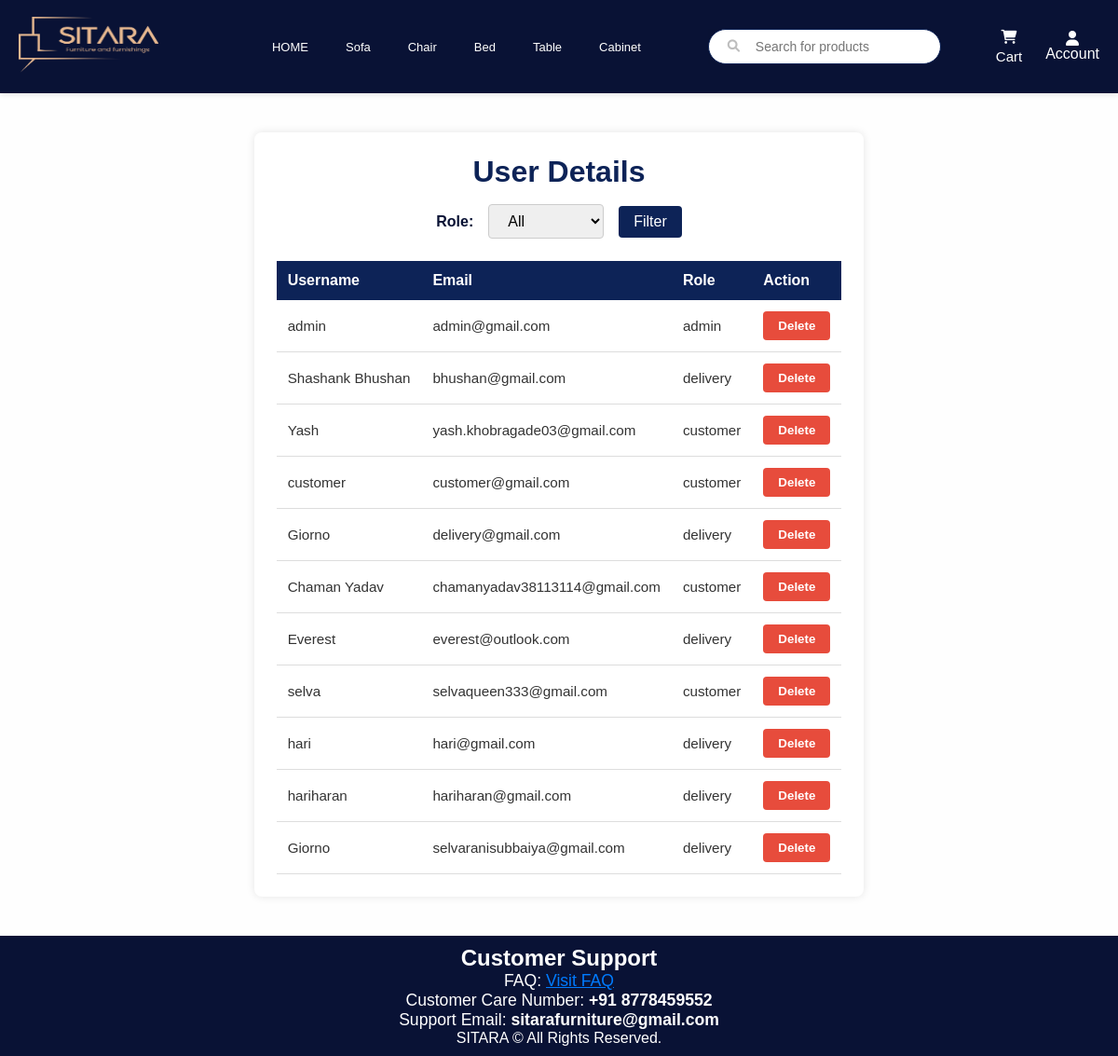
Before: /admin/user_details (signed in) with the older database file.
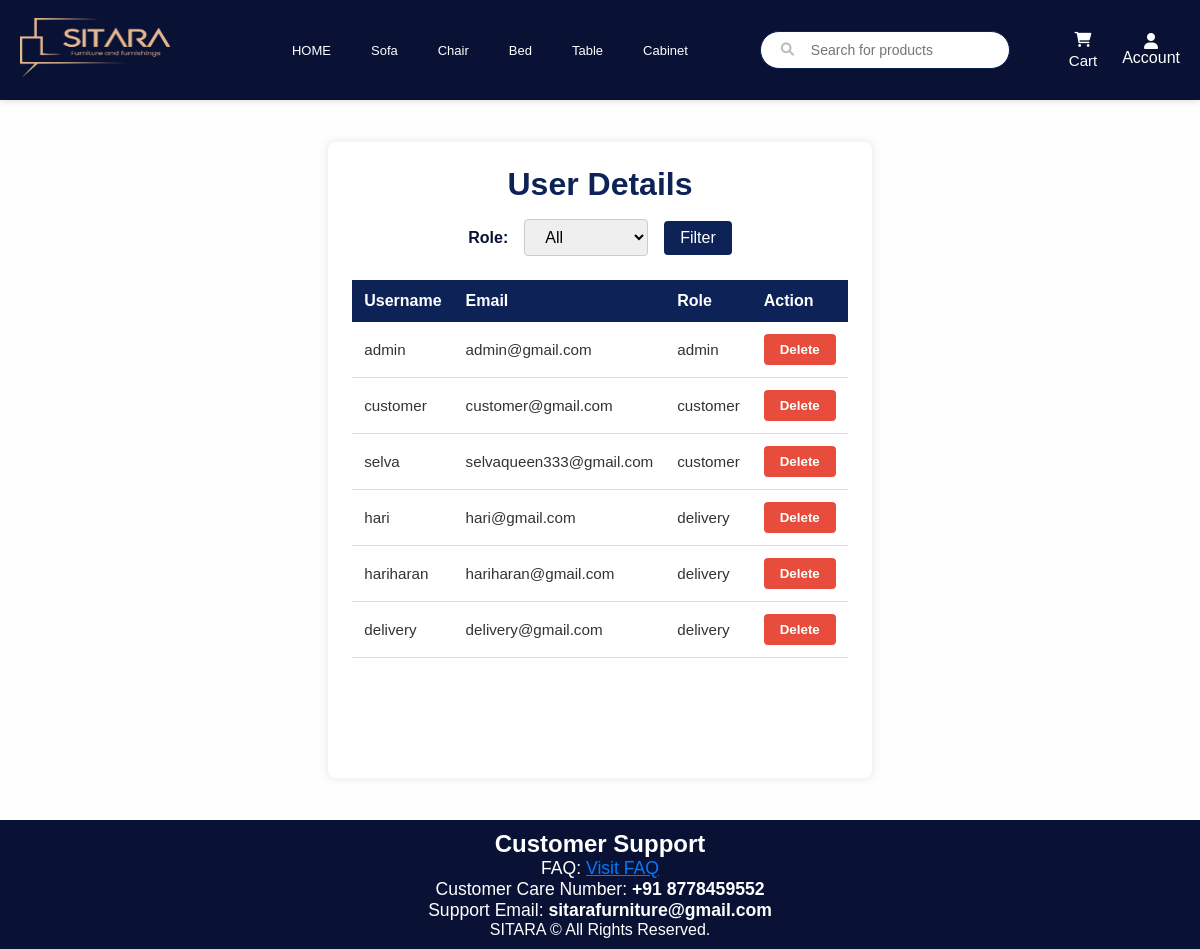
After: the same page with the newer database file.
### app/models.py (models this page shows, shortened)
class User(UserMixin, db.Model):
    id = db.Column(db.Integer, primary_key=True)
    username = db.Column(db.String(50), nullable=False)
    email = db.Column(db.String(100), unique=True, nullable=False)
    password = db.Column(db.String(255), nullable=False)
    role = db.Column(db.String(20), nullable=False)
    reset_token = db.Column(db.String(128), nullable=True)

### app/admin.py (the view)
@admin.route('/user_details', methods=['GET', 'POST'])
@restrict_to_admin()
def user_details():
    role_filter = request.args.get('role', '')
    location_filter = request.args.get('location', '')
    query = User.query
    if role_filter:
        query = query.filter_by(role=role_filter)
    if location_filter:
        query = query.filter(User.city.ilike(f"%{location_filter}%"))
    users = query.all()
    return render_template('user_details.html', users=users, role_filter=role_filter, location_filter=location_filter)

### app/utils.py (called while the page is built)
def restrict_to_admin():
    def decorator(f):
        @wraps(f)
        @login_required
        def decorated_function(*args, **kwargs):
            if current_user.role != "admin":
                flash("Access denied! Admins only.", "danger")
                return redirect(url_for("main.home"))
            return f(*args, **kwargs)
        return decorated_function
    return decorator

### app/templates/user_details.html (shortened to what this page needs)
<!DOCTYPE html>
<html lang="en">
<head>
</head>
<body>
  {% extends "home.html" %}
  {% block content %}
    <div class="container">
      <h1>User Details</h1>
      <form method="GET" action="{{ url_for('admin.user_details') }}" class="filter-form">
        <label for="role">Role:</label>
        <select name="role" id="role">
          <option value="">All</option>
        </select>
        <button type="submit">Filter</button>
      </form>
      <table>
        <thead>
          <tr>
            <th>Username</th>
            <th>Email</th>
            <th>Role</th>
            <th>Action</th>
          </tr>
        </thead>
        <tbody>
          {% for user in users %}
            <tr>
              <td>{{ user.username }}</td>
              <td>{{ user.email }}</td>
              <td>{{ user.role }}</td>
              <td>
                <form action="{{ url_for('admin.delete_user', email=user.email) }}" method="POST" onsubmit="return confirm('Are you sure you want to delete this user?');">
                  <button type="submit" class="btn btn-danger">Delete</button>
                </form>
              </td>
            </tr>
          {% endfor %}
        </tbody>
      </table>
    </div>
  {% endblock %}

### app/templates/home.html (shortened to what this page needs)
<!DOCTYPE html>
<html lang="en">
<head>
    <link rel="stylesheet" href="https://cdnjs.cloudflare.com/ajax/libs/font-awesome/6.0.0/css/all.min.css">
    <link rel="stylesheet" href="{{ url_for('static', filename='home.css') }}">
</head>
<body>
    <nav class="navbar">
        <div class="logo">
            <a href="/">
                <img src="{{ url_for('static', filename='videos/sitara logo.png') }}" alt="sitara logo" ">
            </a>
        </div>
    <nav class="categories-nav">
            <ul >
                <li><a href="/" class="{% if request.path == '/' %}active{% endif %}">HOME</a></li>
                <li><a href="{{ url_for('main.category_specific', category='sofa') }}" class="{% if request.path.startswith('/category/sofa') %}active{% endif %}">Sofa</a></li>
                <li><a href="{{ url_for('main.category_specific', category='chair') }}" class="{% if request.path.startswith('/category/chair') %}active{% endif %}">Chair</a></li>
                <li><a href="{{ url_for('main.category_specific', category='bed') }}" class="{% if request.path.startswith('/category/bed') %}active{% endif %}">Bed</a></li>
                <li><a href="{{ url_for('main.category_specific', category='table') }}" class="{% if request.path.startswith('/category/table') %}active{% endif %}">Table</a></li>
                <li><a href="{{ url_for('main.category_specific', category='cabinet') }}" class="{% if request.path.startswith('/category/cabinet') %}active{% endif %}">Cabinet</a></li>
            </ul>
        </nav>
            <div class="search-container">
                <form action="{{ url_for('main.search') }}" method="get">
                    <input type="text" name="q" placeholder="Search for products" value="{{ request.args.get('q', '') }}">
                    <button type="submit"><i class="fa fa-search"></i></button>
                </form>
            </div>
            <div class="navbar-buttons">
                <a href="{{ url_for('main.cart') }}" class="cart-btn">
                    <i class="fa-solid fa-cart-shopping"></i>
                    <span>Cart</span>
                </a>
                <div class="dropdown navbar-right">
                    <button class="dropbtn">
                    <i class="fa fa-user"></i>
                    <span> Account </span>
                    </button>
                </div>
            </div>
    </nav>
    <main>
        {% block content %}{% endblock %}
    </main>
    <footer>
        <section id="support">
            <h2 style="text-align: center;">Customer Support</h2>
            <p style="text-align: center; font-size: 1.1em;">FAQ: <a href="{{ url_for('main.faq') }}" style="color: #007bff;">Visit FAQ</a></p>
            <p style="text-align: center; font-size: 1.1em;">Customer Care Number: <span style="font-weight: bold;">+91 8778459552</span></p>
            <p style="text-align: center; font-size: 1.1em;">Support Email: <span style="font-weight: bold;">sitarafurniture@gmail.com</span></p>
        </section>
               <p>SITARA &copy; All Rights Reserved.</p>
</body>
</html>

### app/static/home.css (style rules this page uses)
* { margin: 0; padding-top: 0; box-sizing: border-box; }
body { margin: 0; padding: 0; background-color: #f4f4f4; color: #333; */ }
.logo img { height: 60px; width: 150px; mix-blend-mode: screen; }
main { min-height: 90vh; padding: 20px; margin-top: 100px; display: flex; justify-content: center; }
.categories-nav { background-color:#091235; display: flex; justify-content: center; flex-wrap: wrap; margin-right: -50px; }
.categories-nav ul { list-style: none; display: flex; justify-content: space-evenly; padding: 0.5rem; margin-bottom: 0px; gap: 40px; flex-wrap: wrap; }
.categories-nav li { display: flex; color: #fff; font-weight: 500; font-size: 13px; transition: color 0.3s ease; }
.categories-nav a { text-decoration: none; color: #fff; font-weight: 500; font-size: 13px; transition: color 0.3s ease; }
.navbar { position: fixed; top: 0; left: 0; width: 100%; height: 100px; z-index: 1000; background-color: #091235; display: flex; align-items: center; justify-content: space-between; padding: 10px 20px; box-shadow: 0px 2px 5px rgba(0, 0, 0, 0.1); }
.search-container { position: relative; display: flex; align-items: center; background-color: #091234; }
.search-container input { padding: 10px 15px; padding-left: 50px; border: 1px solid #0d2357; border-radius: 30px; width: 250px; outline: none; margin-right: -90px; font-size: 14px; }
.search-container button { position: absolute; left: 15px; top: 50%; transform: translateY(-50%); border: none; background: none; cursor: pointer; color:rgba(0, 0, 0, 0.26); }
.cart-btn, .wishlist-btn, .Account { text-decoration: none; color: white; gap: 5px; font-size: 15px; display: flex; flex-direction: column; align-items: center; justify-content: center; padding: 5px; transition: background-color 0.3s ease; }
.navbar-buttons { display: flex; justify-content: space-evenly; align-items: center; gap: 20px; margin-left: 30px; }
.navbar-buttons .dropdown .dropbtn { background: none; border: none; color: white; padding: 0; font-size: 1em; cursor: pointer; text-decoration: none; }
.dropbtn { display: flex; flex-direction: column; align-items: center; justify-content: center; background: none; border: none; cursor: pointer; color: white; font-size: 1em; padding: 8px 10px; transition: transform 0.2s ease; }
footer { background-color:#091235; color: white; text-align: center; padding: 10px 0; width: 100%; bottom: 0; left: 0; position: relative; }
main { min-height: 90vh; padding: 10px; }

Changed rows visible on the page:
removed User: username "Shashank Bhushan", email "bhushan@gmail.com", role "delivery"
removed User: username "Yash", email "yash.khobragade03@gmail.com", role "customer"
removed User: username "Giorno", email "delivery@gmail.com", role "delivery"
removed User: username "Chaman Yadav", email "chamanyadav38113114@gmail.com", role "customer"
removed User: username "Everest", email "everest@outlook.com", role "delivery"
changed User: username "Giorno" → "delivery"; email "selvaranisubbaiya@gmail.com" → "delivery@gmail.com"
